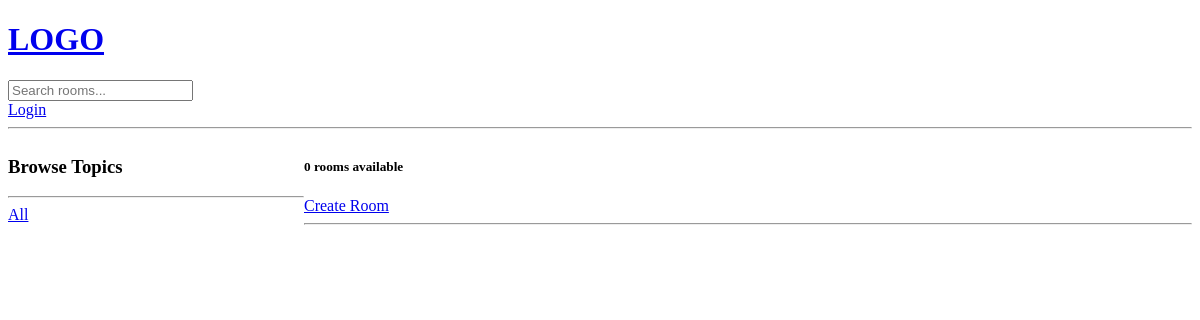
Page /?q=Django on the earlier database version.
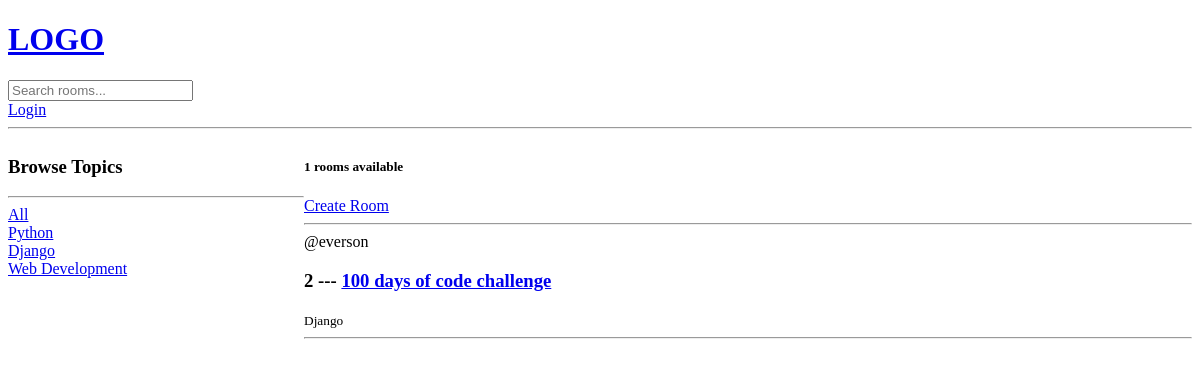
Same page on the later database version.
### base/models.py (models this page shows, shortened)
class Topic(models.Model):
    name = models.CharField(max_length=200)

class Room(models.Model):
    host = models.ForeignKey(User, on_delete=models.SET_NULL, null=True)
    topic = models.ForeignKey(Topic, on_delete=models.SET_NULL, null=True)
    name = models.CharField(max_length=200)
    description = models.TextField(null=True, blank=True)
    participants = models.ManyToManyField(User, related_name='participants', blank=True)
    created_at = models.DateTimeField(auto_now_add=True)
    updated_at = models.DateTimeField(auto_now=True)
    class Meta:
        ordering = ['-updated_at', '-created_at']

### base/views.py (the view)
# urls.py: path('', views.home, name='home'),
def home(request: HttpRequest):
    q = request.GET.get('q') if request.GET.get('q') is not None else ''
    rooms = Room.objects.filter(Q(topic__name__icontains=q) | Q(name__icontains=q))
    topics = Topic.objects.all()
    rooms_count = rooms.count()
    context = {'rooms': rooms, 'topics': topics, 'rooms_count': rooms_count}
    return render(request, 'base/home.html', context)

### base/templates/base/home.html (shortened to what this page needs)
{% extends "main.html" %}
{% block content %}
    <div class="home-container">
        <div>
            <h3>Browse Topics</h3>
            <hr>
            <div>
                <a href="{% url 'home' %}">All</a>
            </div>
            {% for topic in topics %}
                <div>
                    <a href="{% url 'home' %}?q={{topic.name}}"> {{topic.name}} </a>
                </div>
            {% endfor %}
        </div>
        <div>
            <h5> {{rooms_count}} rooms available </h5>
            <a href="{% url 'create-room' %}"> Create Room </a>
            <hr>
            <div>
                {% for room in rooms %}
                    <div>
                        <span>@{{room.host.username}} </span>
                        <h3> {{room.id}} --- <a href="{% url 'room' room.id %}"> {{room.name}} </a> </h3>
                        <small> {{room.topic.name}} </small>
                        <hr>
                    </div>
                {% endfor %}
            </div>
        </div>
    </div>
{% endblock content %}

Differences in the rows shown:
added Topic: name "Python"
added Topic: name "Django"
added Topic: name "Web Development"
now on this page (row edited): Room: host.username "everson", id "2", name "100 days of code challenge", topic.name "Django"
Other differences:
{{ rooms_count }}: "0" → "1"
